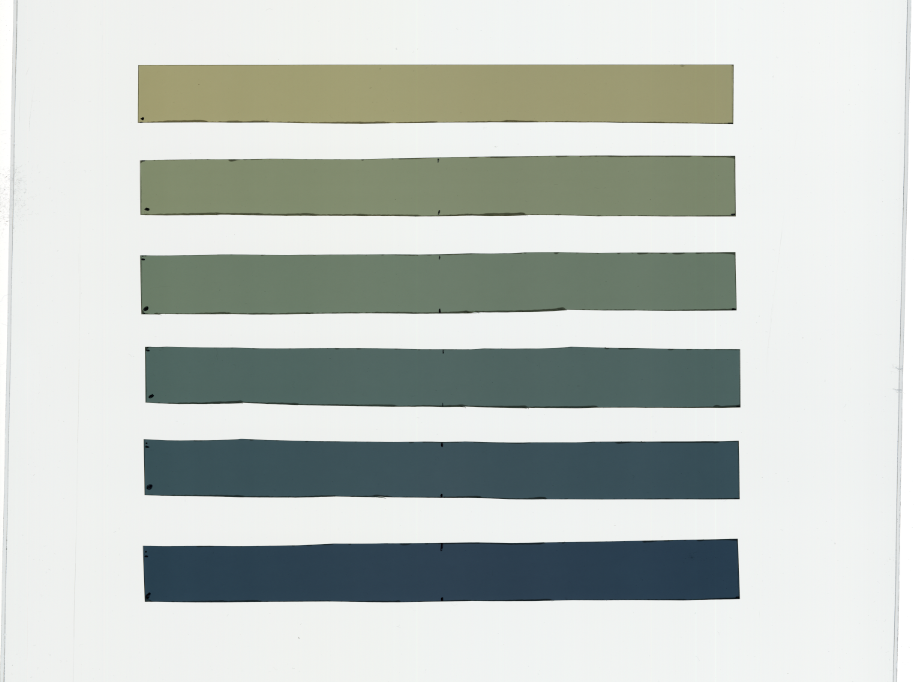
#> input picture tests/unit/fixtures/CAL/film20240620_003.tif, 914 x 682 px, given in place of fondo001.tif, which was not available; the run also reads 2 pictures not shown here
$ jupyter execute --allow-errors to_do_progress.ipynb   (text cells are left out)
#> lines starting #> are read from the running program, lines starting #| are printed output that depends on the picture; after the words box and inside, x2 and y2 are one past the last pixel; in counts of white or black regions, pixels touching at a corner belong together; pictures that were not available may be replaced by others from this repository, and a replacement may not be noted
[cell 1]
import imageio.v3 as iio
import matplotlib.pyplot as plt
import numpy as np

from skimage.color import rgb2gray

img_path = "/media/luis/TOMO/Dosepy/BQT_INCAN/Tiff/fondo001.tif"
img = iio.imread(img_path)
#> img is the input picture: shape (682, 914, 3) uint16; mean R, G, B 50443.7, 51898.9, 50736.6

from mpl_toolkits import mplot3d
from matplotlib import cm
from matplotlib import colors

r = img[:,:,0]
g = img[:,:,1]
b = img[:,:,2]
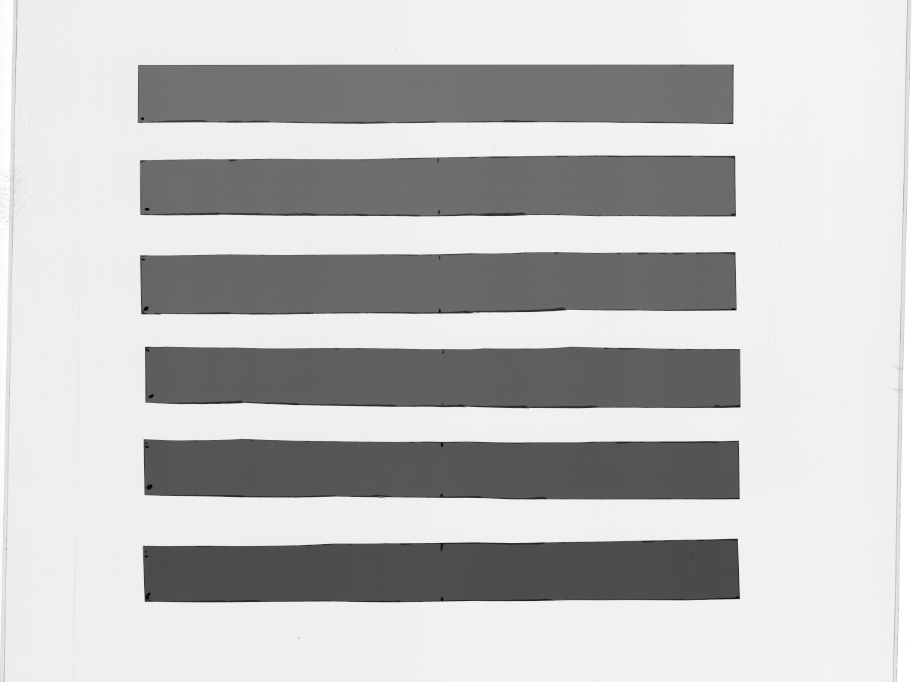
#> b: shape (682, 914) uint16; min 5076, max 65535, mean 50736.6; drawn with min black and max white

[cell 2]
pixel_colors = img.reshape((np.shape(img)[0]*np.shape(img)[1], 3))
norm = colors.Normalize(vmin=-1, vmax=1)
norm.autoscale(pixel_colors)
pixel_colors = norm(pixel_colors).tolist()
#> pixel_colors = 623348 items

[cell 3]
fig = plt.figure()
axis = fig.add_subplot(1, 1, 1, projection="3d")
axis.scatter3D(r.flatten(), g.flatten(), b.flatten(), facecolors=pixel_colors, marker=".")
plt.show()

[cell 4]
from skimage.color import rgb2hsv

hsv_img = rgb2hsv(img)
#> hsv_img: shape (682, 914, 3) float64; mean of channels 0, 1, 2 0.363, 0.0795, 0.797

h = hsv_img[:,:,0]
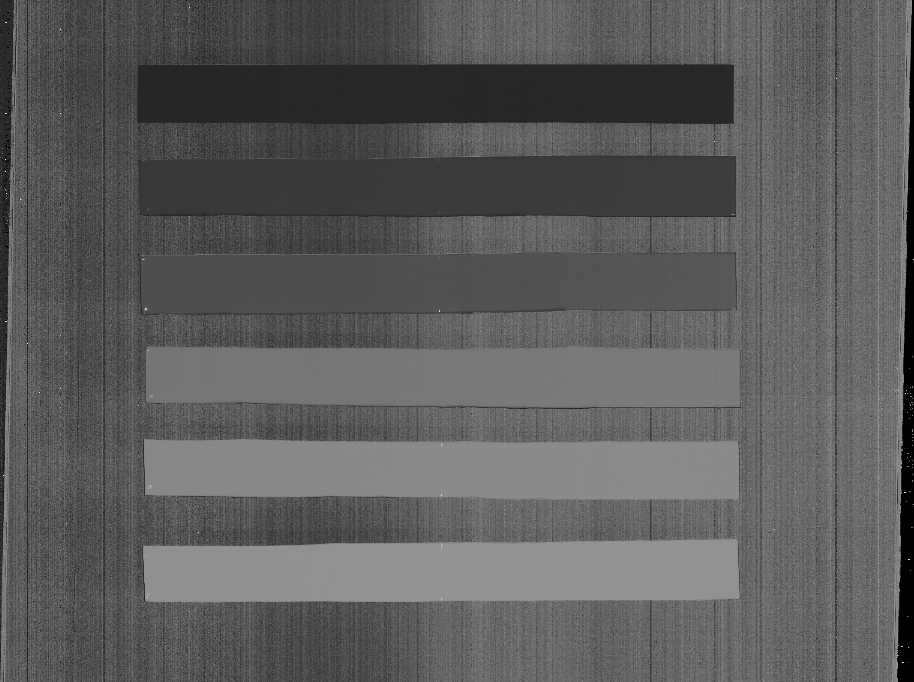
#> h: shape (682, 914) float64; min 0, max 0.999, mean 0.363
s = hsv_img[:,:,1]
v = hsv_img[:,:,2]

fig = plt.figure()
axis = fig.add_subplot(1, 1, 1, projection="3d")

axis.scatter(h.flatten(), s.flatten(), v.flatten(), facecolors=pixel_colors, marker=".")
axis.set_xlabel("Hue")
axis.set_ylabel("Saturation")
axis.set_zlabel("Value")
plt.show()

[cell 5]
import numpy.ma as ma

mask_h = ma.masked_less(h, 0.32)
mask_s = ma.masked_less(s, 0.35)
mask_v = ma.masked_less(v, 0.75)

film = 0*np.zeros(img.shape)

film[:,:,0]=mask_h.mask
#> film: shape (682, 914, 3) float64; mean of channels 0, 1, 2 0.343, 0, 0
film[:,:,1]=mask_s.mask
#> film: shape (682, 914, 3) float64; mean of channels 0, 1, 2 0.343, 0.968, 0
film[:,:,2]=mask_v.mask
#> film: shape (682, 914, 3) float64; mean of channels 0, 1, 2 0.343, 0.968, 0.334

[cell 6]
plt.imshow(film)

[cell 7]
mask_binary = np.logical_and(film[:,:,0], film[:,:,1], film[:,:,2])
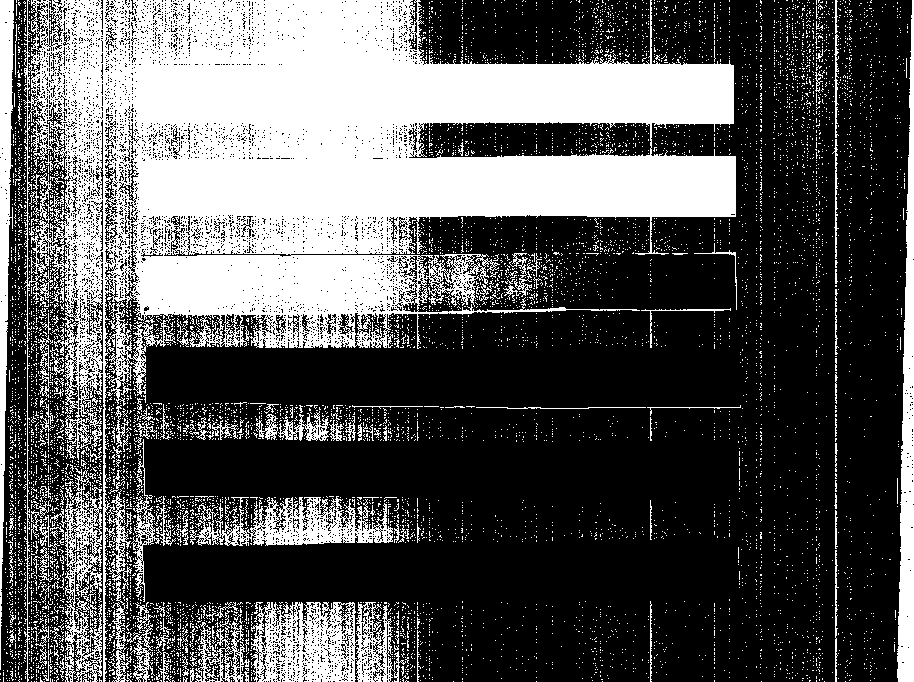
#> mask_binary: shape (682, 914) float64; values 0 (black) and 1 (white), 34.3% white; 7846 white regions (7684 under 20 px), largest, box (x1, y1, x2, y2) and area: (23, 0, 736, 682) 156715, (251, 602, 406, 682) 7661, (897, 0, 914, 682) 6508
plt.imshow(mask_binary)

[cell 8]
mask_binary

[cell 9]
plt.imshow(img/np.max(img))

[cell 10]
fig = plt.figure(tight_layout=True)
ax1 = fig.add_subplot(231)
ax2 = fig.add_subplot(232)
ax3 = fig.add_subplot(233)
ax4 = fig.add_subplot(234)
ax5 = fig.add_subplot(235)
ax6 = fig.add_subplot(236)

ax1.hist(h.ravel(), 512)
ax1.set_title("Hue")
ax2.hist(s.ravel(), 512)
ax2.set_title("Saturation")
ax3.hist(v.ravel(), 512)
ax3.set_title("Value")
ax4.imshow(h)
ax5.imshow(s)
ax6.imshow(v)
#> figure, not shown here; panel 1: tallest bar 9366 high, from x = 0.154 to 0.156; panel 2: tallest bar 55528 high, from x = 0.00972 to 0.0106; panel 3: tallest bar 45419 high, from x = 0.951 to 0.953

[cell 11]
hue_after_thresh = np.logical_and(h > 0.05, h < 0.29)
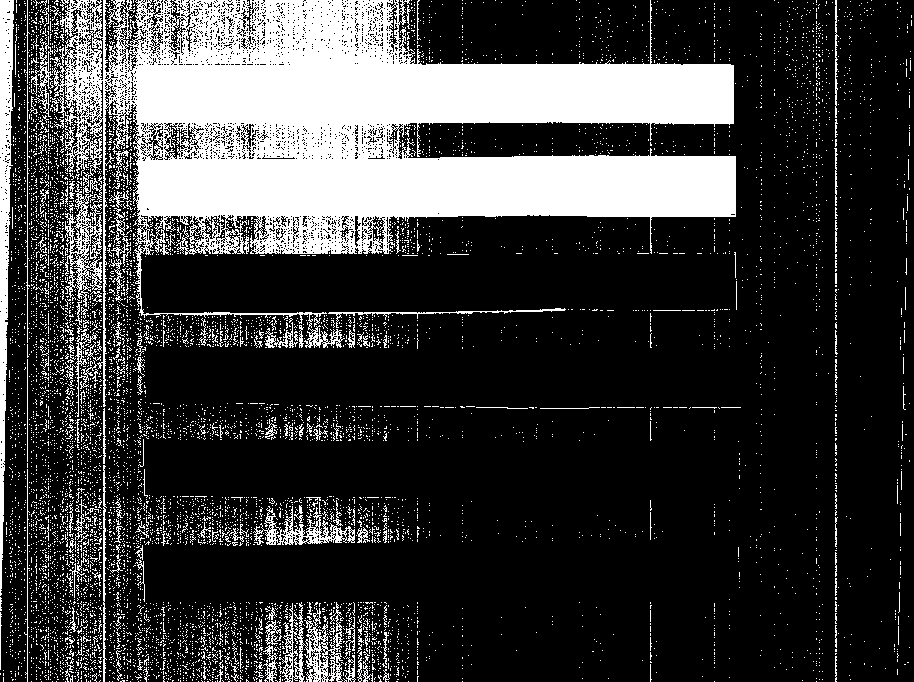
#> hue_after_thresh: shape (682, 914) bool; 23.2% white; 8177 white regions (7997 under 20 px), largest, box (x1, y1, x2, y2) and area: (50, 0, 736, 407) 108187, (0, 0, 14, 596) 4537, (278, 602, 344, 682) 2026
sat_after_thresh = s > 0.1
#> sat_after_thresh: shape (682, 914) bool; 32.8% white; 6 white regions, box (x1, y1, x2, y2) and area: (141, 252, 736, 314) 34449, (140, 156, 736, 216) 34329, (143, 539, 739, 602) 34236, (138, 65, 733, 124) 34233, (145, 347, 740, 408) 34026, (144, 439, 739, 499) 33244
val_after_thresh = np.logical_and(v > 0.40, v < 0.9)
#> val_after_thresh: shape (682, 914) bool; 23.5% white; 102 white regions (58 under 20 px), largest, box (x1, y1, x2, y2) and area: (137, 64, 734, 124) 35218, (140, 252, 737, 315) 35048, (139, 155, 736, 217) 34628
binary_img = np.logical_and(hue_after_thresh, sat_after_thresh, val_after_thresh)
#> binary_img: shape (682, 914) bool; 11.1% white; 68 white regions (61 under 20 px), largest, box (x1, y1, x2, y2) and area: (140, 156, 736, 216) 34326, (138, 65, 733, 124) 34233, (426, 308, 566, 313) 205

[cell 12]
plt.imshow(binary_img)

[cell 13]
import skimage
from skimage.morphology import square
from skimage.measure import label, regionprops
from numpy import ndarray
import imageio.v3 as iio
import matplotlib.pyplot as plt
from skimage.color import rgb2hsv
import numpy as np

[cell 14]
bi_img_filtered = skimage.morphology.binary_erosion(binary_img, mode="min", footprint=square(5))
#> bi_img_filtered: shape (682, 914) bool; 10.1% white; 2 white regions, box (x1, y1, x2, y2) and area: (142, 158, 733, 214) 31618, (140, 67, 731, 122) 31612

[cell 15]
plt.imshow(bi_img_filtered)

[cell 16]
def get_labeled_objects(
        img: ndarray,
        return_num: bool = False,
        show: bool = False,
        threshold: tuple[float, float] = (0.1, 0.8),
        min_area: float = 100
        ):
    """
    Get an array of labeled connected regions of an Image.

    Bright and black regions and also regions with an area less than a given value, are excluded.

    Parameters
    ----------

    Returns
    -------
    labeled_img : ndarray
        Image with labeled regions
    num_labels : int
        Number of labeled regions if return_num is True

    """
#> called with return_num = True, show = True, threshold = (0.1, 0.8), min_area = 100
    # Convert to HSV
    hsv_img = rgb2hsv(img)
#> hsv_img: shape (682, 914, 3) float64; mean of channels 0, 1, 2 0.363, 0.0793, 0.797
    #h = hsv_img[:, :, 0]
    #s = hsv_img[:, :, 1]
    v = hsv_img[:, :, 2]

    # Get binary with thresholding
    ## If v is LOW, it is a DARK region
    ## If v is HIGH, it is a BRIGHT region
    binary_img = np.logical_and(v > threshold[0], v < threshold[1])
#> binary_img: shape (682, 914) bool; 33.6% white; 79 white regions (66 under 20 px), largest, box (x1, y1, x2, y2) and area: (140, 252, 737, 315) 35440, (140, 155, 736, 217) 34928, (145, 347, 741, 409) 34882

    # Filter for small bright spots
    bi_img_filtered = skimage.morphology.binary_erosion(
        binary_img,
        mode="min",
        footprint=square(3)
        )
#> bi_img_filtered: shape (682, 914) bool; 32.2% white; 6 white regions

    # Get labeled regions and properties
    labeled_img = label(bi_img_filtered)
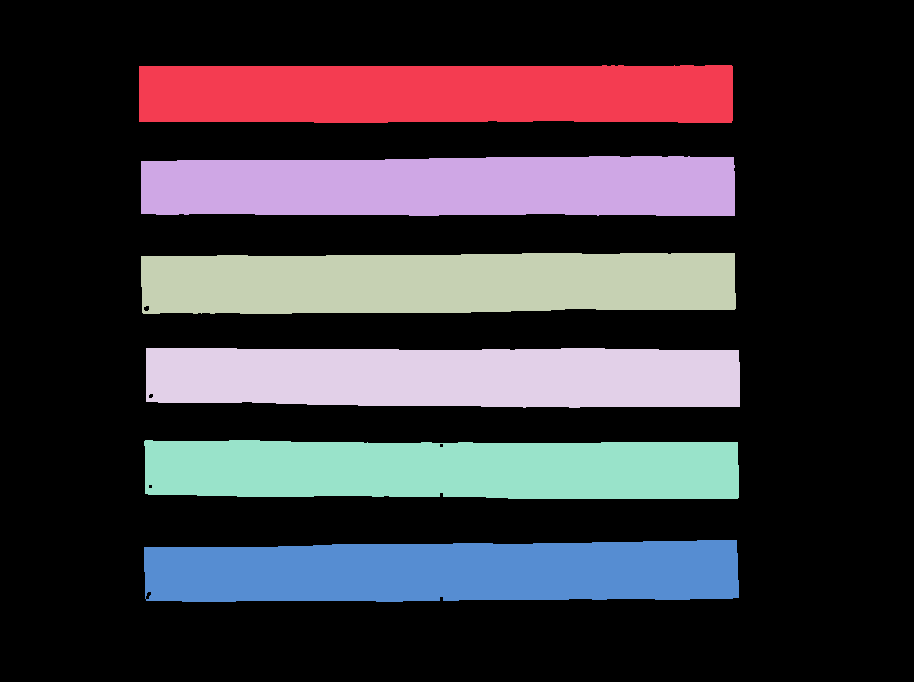
#> labeled_img: shape (682, 914) int32; 7 distinct labels, from 0 to 6; one colour per label, 0 black
    properties = regionprops(label_image = labeled_img)
#> properties = 6 regions; box (x1, y1, x2, y2) and area: (141, 253, 736, 314) 34090, (141, 156, 735, 216) 33594, (146, 348, 740, 408) 33546, (144, 540, 739, 602) 33511, (139, 65, 733, 123) 33398, (144, 440, 739, 499) 32870

    # Remove objects with area less than 10 x 10 mm^2

    ## What is the number of pixels in 10 x 10 mm^2?
    ## [10 mm (1 inch / 25.4 mm) (300 pixels / 1 inch)]**2
    ##               ^- mm to inch       ^- inch to pixels

    minimum_area = int(min_area * (1/25.4)**2 * (75)**2)
    print(f"The minimum area in pixels is: {minimum_area}")

    film_counter = 0  # Used to reset label number

    for n, p in enumerate(properties, start = 1):

        if p.area < minimum_area:  # Remove small regions
            labeled_img[labeled_img == n] = 0

        else:
            film_counter += 1
            print(f"Object num. {film_counter}")
            labeled_img[labeled_img == n] = film_counter
#> this loop made 6 passes
#| Object num. 1
#| Object num. 2
#| Object num. 3
#| Object num. 4
#| Object num. 5
#| Object num. 6
#> after the loop, film_counter = 6


    # Plot histogram if show is True
    if show:
        fig = plt.figure(tight_layout=True)
        ax1 = fig.add_subplot(121)
        ax2 = fig.add_subplot(122)

        ax1.imshow(v)
        ax1.set_title("Value")
        ax2.hist(v.ravel(), 512)

    if return_num:
        return (labeled_img, film_counter)
    else:
        return labeled_img

[cell 17]
cal_file_path = "/home/luis/Documents/GitHub/Dosepy/docs/Jupyter/cal_48h.tif"
#cal_file_path = "/home/luis/Dosepy/docs/Jupyter/cal_48h.tif"
img = iio.imread(cal_file_path)

fig = plt.figure()
axes = fig.subplots(1, 2)

labels, num = get_labeled_objects(img, show=True, return_num=True)
#> num = 6
print(f"Number of detected films: {num}")
#| Number of detected films: 6
axes[0].imshow(labels)
axes[1].imshow(img/np.max(img))
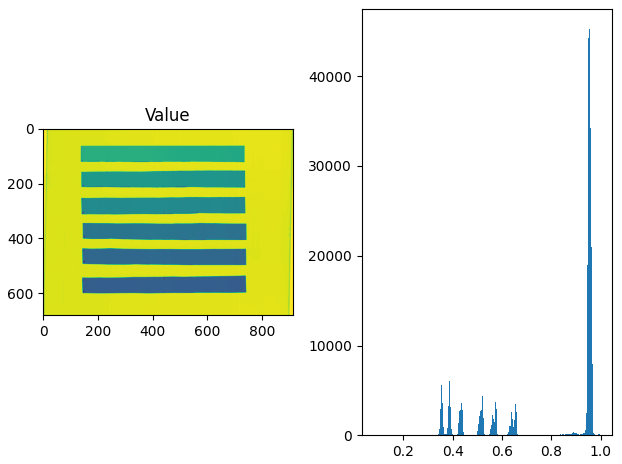
#> figure drawn by matplotlib, 2 panels; panel 2: tallest bar 45222 high, from x = 0.955 to 0.957

[cell 18]
cal_file_path = "/home/luis/Documents/GitHub/Dosepy/docs/Jupyter/Calibracion_Post.tif"
#cal_file_path = "/home/luis/Dosepy/docs/Jupyter/Calibracion_Post.tif"
img = iio.imread(cal_file_path)

fig = plt.figure()
axes = fig.subplots(1, 2)

labels, num = get_labeled_objects(img, show=True, return_num=True)
#> the loop in get_labeled_objects (call 2), `for n, p in enumerate(properties, start = 1): ` made 6 passes
#| Object num. 1
#| Object num. 2
#| Object num. 3
#| Object num. 4
#| Object num. 5
#| Object num. 6
print(f"Number of detected films: {num}")
#| Number of detected films: 6
axes[0].imshow(labels)
axes[1].imshow(img/np.max(img))

[cell 19]
cal_file_path = "/media/luis/TOMO/Tiff Films/EBT4/6NOV24_CAL/CAL20241106_001.tif"

#> (the rest of this cell did not finish here and is left out)

[cell 20]
cal_file_path = "/media/luis/TOMO/Dosepy/BQT_INCAN/Tiff/fondo001.tif"

img = iio.imread(cal_file_path)

fig = plt.figure()
axes = fig.subplots(1, 2)

labels, num = get_labeled_objects(img, show=True, return_num=True)
#> call 3 of get_labeled_objects, with return_num = True, show = True, threshold = (0.1, 0.8), min_area = 100
#> in get_labeled_objects (call 3), `binary_img = np.logical_and(v > threshold[0], v < threshold[1])`: binary_img: shape (682, 914) bool; 33.6% white; 81 white regions (68 under 20 px), largest, box (x1, y1, x2, y2) and area: (140, 252, 737, 315) 35421, (140, 155, 736, 217) 34938, (145, 346, 741, 409) 34873
#> in get_labeled_objects (call 3), `bi_img_filtered = skimage.morphology.binary_erosion( binary_img, mode=..`:
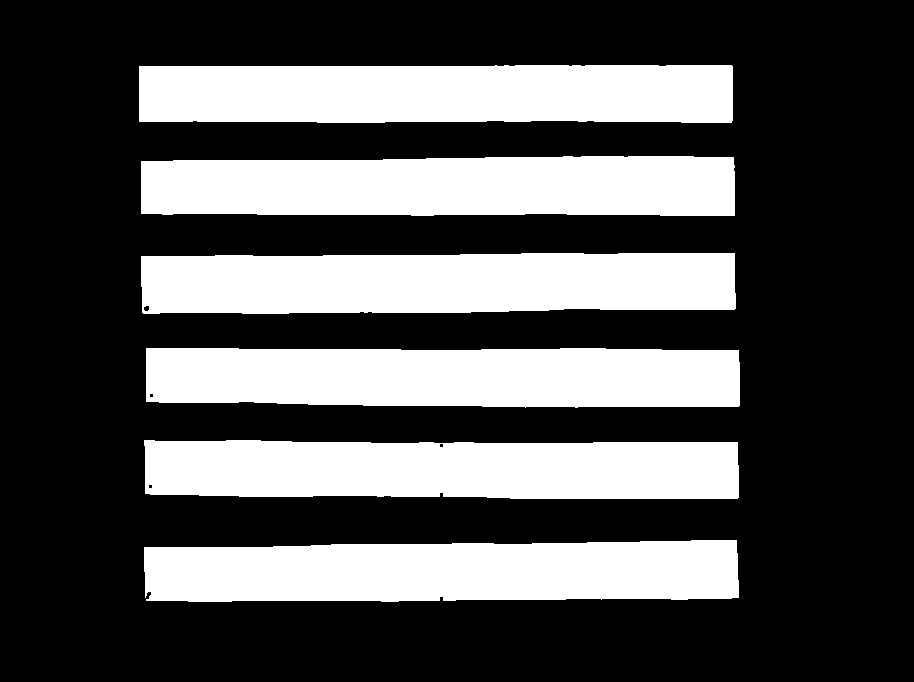
#> bi_img_filtered: shape (682, 914) bool; 32.3% white; 6 white regions
#> in get_labeled_objects (call 3), `labeled_img = label(bi_img_filtered)`: labeled_img: shape (682, 914) int32; 7 distinct labels, from 0 to 6
#> in get_labeled_objects (call 3), `properties = regionprops(label_image = labeled_img)`: properties = 6 regions; box (x1, y1, x2, y2) and area: (141, 253, 736, 314) 34076, (141, 156, 735, 216) 33608, (146, 348, 740, 408) 33541, (139, 65, 733, 123) 33517, (144, 540, 739, 602) 33477, (144, 440, 739, 499) 32884
#> the loop in get_labeled_objects (call 3), `for n, p in enumerate(properties, start = 1): ` made 6 passes
#| Object num. 1
#| Object num. 2
#| Object num. 3
#| Object num. 4
#| Object num. 5
#| Object num. 6
#> after the loop in get_labeled_objects (call 3), `for n, p in enumerate(properties, start = 1):`: film_counter = 6
print(f"Number of detected objects: {num}")
#| Number of detected objects: 6
axes[0].imshow(labels)
axes[1].imshow(img/np.max(img))
#> figure, not shown here; panel 2: tallest bar 45419 high, from x = 0.951 to 0.953

[cell 21]
plt.hist(img.ravel())
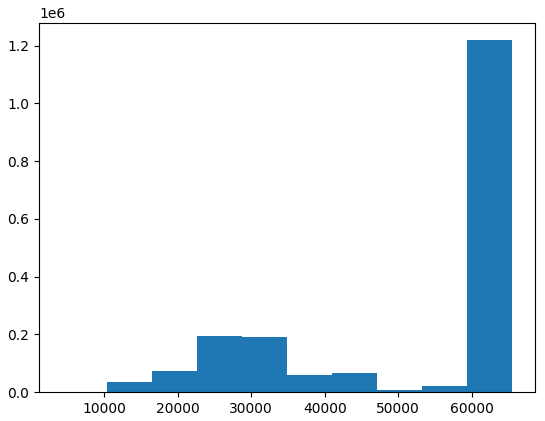
#> figure drawn by matplotlib, 1 panel; tallest bar 1218776 high, from x = 59401.9 to 65535

[cell 22]
cal_file_path = "/home/luis/Dosepy/tests/unit/fixtures/CAL/film20240620_002.tif"

img = iio.imread(cal_file_path)

fig = plt.figure()
axes = fig.subplots(1, 2)

labels, num = get_labeled_objects(img, show=True, return_num=True)
#> in get_labeled_objects (call 4), `hsv_img = rgb2hsv(img)`: hsv_img: shape (682, 914, 3) float64; mean of channels 0, 1, 2 0.364, 0.0794, 0.797
#> in get_labeled_objects (call 4), `binary_img = np.logical_and(v > threshold[0], v < threshold[1])`: binary_img: shape (682, 914) bool; 33.6% white; 83 white regions (70 under 20 px), largest, box (x1, y1, x2, y2) and area: (140, 252, 737, 315) 35445, (140, 155, 736, 217) 34915, (143, 539, 740, 603) 34885
#> in get_labeled_objects (call 4), `bi_img_filtered = skimage.morphology.binary_erosion( binary_img, mode=..`: bi_img_filtered: shape (682, 914) bool; 32.2% white; 6 white regions
#> in get_labeled_objects (call 4), `labeled_img = label(bi_img_filtered)`: labeled_img: shape (682, 914) int32; 7 distinct labels, from 0 to 6
#> in get_labeled_objects (call 4), `properties = regionprops(label_image = labeled_img)`: properties = 6 regions; box (x1, y1, x2, y2) and area: (141, 253, 736, 314) 34095, (141, 156, 735, 216) 33582, (146, 348, 740, 408) 33547, (144, 540, 739, 602) 33523, (139, 65, 733, 123) 33400, (144, 440, 739, 499) 32865
print(f"Number of detected films: {num}")
#| Number of detected films: 6
axes[0].imshow(labels)
axes[1].imshow(img/np.max(img))
#> figure, not shown here; panel 2: tallest bar 45084 high, from x = 0.955 to 0.957
